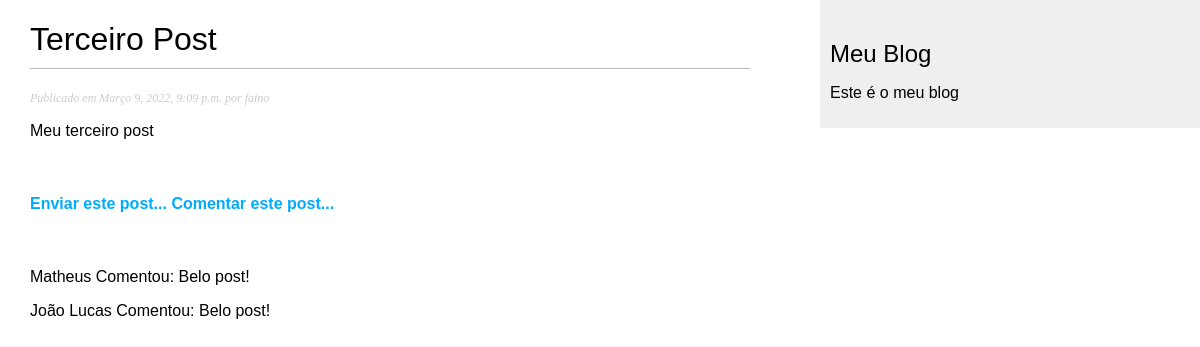
The page /2022/3/10/terceiro-post/ on the database its author committed.
### meublog/models.py (models this page shows, shortened)
class Post(models.Model):
    STATUS_CHOICES = (
        ('rascunho', 'Rascunho'),
        ('publicado', 'Publicado')
    )
    objects = models.Manager()
    publicados = PublicadosManager()
    titulo = models.CharField(max_length=250)
    slug = models.SlugField(max_length=100)
    corpo = models.TextField()
    autor = models.ForeignKey(User, on_delete=models.CASCADE, related_name='meublog_posts')
    publicado = models.DateTimeField(default=timezone.now)
    criado = models.DateTimeField(auto_now_add=True)
    status = models.CharField(max_length=9, choices=STATUS_CHOICES, default='rascunho')
    class Meta:
        ordering = ('-publicado',)
        verbose_name = "Post"
        verbose_name_plural = "Posts"
    """
    def get_absolute_url(self):
        return reverse('meublog:detalhe',
                       args=[self.publicado.year,
                             self.publicado.month,
                             self.publicado.day-1,
                             self.slug])
    """

class Comentario(models.Model):
    nome = models.CharField(max_length=250)
    email = models.EmailField('E-mail')
    corpo = models.TextField('Comentário')
    criado = models.DateTimeField('Data de criação', auto_now_add=True)
    atualizado = models.DateTimeField('Data de atualização', default=timezone.now)
    ativo  = models.BooleanField('Ativo', default=True)
    post = models.ForeignKey(Post, on_delete=models.CASCADE)
    class Meta:
        ordering = ('-criado',)
        verbose_name = "Comentário"
        verbose_name_plural = 'Comentários'

### meublog/views.py (the view)
# urls.py: path('<int:ano>/<int:mes>/<int:dia>/<slug:slug>/', views.DetalharPostView.as_view(), name='detalhe'),
class DetalharPostView(DetailView):
    template_name = "meublog/post/detalharpost.html"
    model = Post
    def _get_coments(self, id_post):
        try:
            return Comentario.objects.filter(post_id=id_post, ativo = True)
        except Comentario.DoesNotExist:
            raise Exception
    def get_context_data(self, **kwargs):
        context = super(DetalharPostView, self).get_context_data(**kwargs)
        context['comentario'] = self._get_coments(self.object.id)
        return context

### meublog/templates/meublog/post/detalharpost.html (shortened to what this page needs)
{% extends 'meublog/base.html' %}
{% block conteudo %}
    <h1>{{ post.titulo }}</h1>
    <p class="date">
        Publicado em {{ post.publicado }} por {{ post.autor }}
    </p>
    <p>
        {{ post.corpo|linebreaks }}
    </p>
    <br>
    <h4>
        <a href="{% url 'meublog:enviarpost' post.id %}">
            Enviar este post...
        </a>
        <a href="{% url 'meublog:comentarpost' post.id %}">
            Comentar este post...
        </a>
    </h4>
    <br>
{% for c in comentario %}
    <p>
        {{ c.nome }} Comentou: {{ c.corpo }}
    </p>
{% endfor %}
{% endblock %}

### meublog/static/css/meublog.css (style rules this page uses)
body { margin:0; padding:0; font-family:helvetica, sans-serif; }
a { color:#00abff; text-decoration:none; }
h1 { font-weight:normal; border-bottom:1px solid #bbb; padding:0 0 10px 0; }
p.date { color:#ccc; font-family: georgia, serif; font-size: 12px; font-style: italic; }

### rows shown on the page
Post: titulo "Terceiro Post", publicado "Março 9, 2022, 9:09 p.m.", autor "faino", corpo "Meu terceiro post"
Comentario: nome "Matheus", corpo "Belo post!"
Comentario: nome "João Lucas", corpo "Belo post!"
